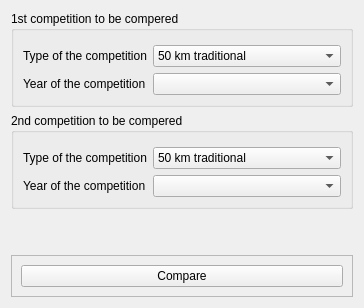
      <widget class="QWidget" name="Comparison">
       <attribute name="title">
        <string>Comparison</string>
       </attribute>
       <layout class="QVBoxLayout" name="verticalLayout_2">
        <item>
         <widget class="QGroupBox" name="groupBox">
          <property name="title">
           <string>1st competition to be compered</string>
          </property>
          <layout class="QFormLayout" name="formLayout_3">
           <property name="leftMargin">
            <number>9</number>
           </property>
           <property name="topMargin">
            <number>14</number>
           </property>
           <item row="0" column="0">
            <widget class="QLabel" name="label_11">
             <property name="text">
              <string>Type of the competition</string>
             </property>
            </widget>
           </item>
           <item row="1" column="0">
            <widget class="QLabel" name="label_12">
             <property name="text">
              <string>Year of the competition</string>
             </property>
            </widget>
           </item>
           <item row="0" column="1">
            <widget class="QComboBox" name="u_compareType">
             <item>
              <property name="text">
               <string>50 km traditional</string>
              </property>
             </item>
             <item>
              <property name="text">
               <string>50 km freestyle</string>
              </property>
             </item>
             <item>
              <property name="text">
               <string>100km traditional</string>
              </property>
             </item>
             <item>
              <property name="text">
               <string>32km traditional</string>
              </property>
             </item>
             <item>
              <property name="text">
               <string>20km freestyle</string>
              </property>
             </item>
             <item>
              <property name="text">
               <string>32km freestyle</string>
              </property>
             </item>
             <item>
              <property name="text">
               <string>20km freestyle, juniors</string>
              </property>
             </item>
             <item>
              <property name="text">
               <string>42km traditional</string>
              </property>
             </item>
             <item>
              <property name="text">
               <string>42km freestyle</string>
              </property>
             </item>
             <item>
              <property name="text">
               <string>32km freestyle (2014)</string>
              </property>
             </item>
             <item>
              <property name="text">
               <string>20km traditional (2014)</string>
              </property>
             </item>
             <item>
              <property name="text">
               <string>30km traditional (2002-2005)</string>
              </property>
             </item>
             <item>
              <property name="text">
               <string>44km traditional (2002)</string>
              </property>
             </item>
             <item>
              <property name="text">
               <string>60km traditional (2003-2005)</string>
              </property>
             </item>
             <item>
              <property name="text">
               <string>62km traditional (2006)</string>
              </property>
             </item>
             <item>
              <property name="text">
               <string>25km traditional</string>
              </property>
             </item>
             <item>
              <property name="text">
               <string>32km traditional</string>
              </property>
             </item>
             <item>
              <property name="text">
               <string>35km traditional</string>
              </property>
             </item>
             <item>
              <property name="text">
               <string>45km traditional</string>
              </property>
             </item>
             <item>
              <property name="text">
               <string>52km traditional</string>
              </property>
             </item>
             <item>
              <property name="text">
               <string>53km traditional</string>
              </property>
             </item>
             <item>
              <property name="text">
               <string>75km traditional</string>
              </property>
             </item>
             <item>
              <property name="text">
               <string>30km freestyle</string>
              </property>
             </item>
             <item>
              <property name="text">
               <string>45km freestyle</string>
              </property>
             </item>
             <item>
              <property name="text">
               <string>53km freestyle</string>
              </property>
             </item>
             <item>
              <property name="text">
               <string>75km freestyle</string>
              </property>
             </item>
            </widget>
           </item>
           <item row="1" column="1">
            <widget class="QComboBox" name="u_compareYear"/>
           </item>
          </layout>
         </widget>
        </item>
        <item>
         <widget class="QGroupBox" name="groupBox_2">
          <property name="title">
           <string>2nd competition to be compered</string>
          </property>
          <layout class="QFormLayout" name="formLayout_4">
           <property name="topMargin">
            <number>14</number>
           </property>
           <item row="0" column="0">
            <widget class="QLabel" name="label_13">
             <property name="text">
              <string>Type of the competition</string>
             </property>
            </widget>
           </item>
           <item row="1" column="0">
            <widget class="QLabel" name="label_14">
             <property name="text">
              <string>Year of the competition</string>
             </property>
            </widget>
           </item>
           <item row="1" column="1">
            <widget class="QComboBox" name="u_compareYear2"/>
           </item>
           <item row="0" column="1">
            <widget class="QComboBox" name="u_CompareType2">
             <item>
              <property name="text">
               <string>50 km traditional</string>
              </property>
             </item>
             <item>
              <property name="text">
               <string>50 km freestyle</string>
              </property>
             </item>
             <item>
              <property name="text">
               <string>100km traditional</string>
              </property>
             </item>
             <item>
              <property name="text">
               <string>32km traditional</string>
              </property>
             </item>
             <item>
              <property name="text">
               <string>20km freestyle</string>
              </property>
             </item>
             <item>
              <property name="text">
               <string>32km freestyle</string>
              </property>
             </item>
             <item>
              <property name="text">
               <string>20km freestyle, juniors</string>
              </property>
             </item>
             <item>
              <property name="text">
               <string>42km traditional</string>
              </property>
             </item>
             <item>
              <property name="text">
               <string>42km freestyle</string>
              </property>
             </item>
             <item>
              <property name="text">
               <string>32km freestyle (2014)</string>
              </property>
             </item>
             <item>
              <property name="text">
               <string>20km traditional (2014)</string>
              </property>
             </item>
             <item>
              <property name="text">
               <string>30km traditional (2002-2005)</string>
              </property>
             </item>
             <item>
              <property name="text">
               <string>44km traditional (2002)</string>
              </property>
             </item>
             <item>
              <property name="text">
               <string>60km traditional (2003-2005)</string>
              </property>
             </item>
             <item>
              <property name="text">
               <string>62km traditional (2006)</string>
              </property>
             </item>
             <item>
              <property name="text">
               <string>25km traditional</string>
              </property>
             </item>
             <item>
              <property name="text">
               <string>32km traditional</string>
              </property>
             </item>
             <item>
              <property name="text">
               <string>35km traditional</string>
              </property>
             </item>
             <item>
              <property name="text">
               <string>45km traditional</string>
              </property>
             </item>
             <item>
              <property name="text">
               <string>52km traditional</string>
              </property>
             </item>
             <item>
              <property name="text">
               <string>53km traditional</string>
              </property>
             </item>
             <item>
              <property name="text">
               <string>75km traditional</string>
              </property>
             </item>
             <item>
              <property name="text">
               <string>30km freestyle</string>
              </property>
             </item>
             <item>
              <property name="text">
               <string>45km freestyle</string>
              </property>
             </item>
             <item>
              <property name="text">
               <string>53km freestyle</string>
              </property>
             </item>
             <item>
              <property name="text">
               <string>75km freestyle</string>
              </property>
             </item>
            </widget>
           </item>
          </layout>
         </widget>
        </item>
        <item>
         <spacer name="verticalSpacer_2">
          <property name="orientation">
           <enum>Qt::Vertical</enum>
          </property>
          <property name="sizeHint" stdset="0">
           <size>
            <width>20</width>
            <height>40</height>
           </size>
          </property>
         </spacer>
        </item>
        <item>
         <widget class="QFrame" name="frame_4">
          <property name="frameShape">
           <enum>QFrame::StyledPanel</enum>
          </property>
          <property name="frameShadow">
           <enum>QFrame::Raised</enum>
          </property>
          <layout class="QHBoxLayout" name="horizontalLayout_5">
           <item>
            <widget class="QPushButton" name="u_compareButton">
             <property name="text">
              <string>Compare</string>
             </property>
            </widget>
           </item>
          </layout>
         </widget>
        </item>
       </layout>
      </widget>
